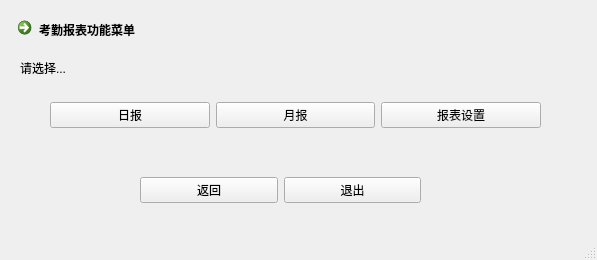
<?xml version="1.0" encoding="UTF-8"?>
<ui version="4.0">
 <class>addendanceRecord</class>
 <widget class="QMainWindow" name="addendanceRecord">
  <property name="geometry">
   <rect>
    <x>0</x>
    <y>0</y>
    <width>597</width>
    <height>260</height>
   </rect>
  </property>
  <property name="windowTitle">
   <string>MainWindow</string>
  </property>
  <widget class="QWidget" name="centralwidget">
   <widget class="QLabel" name="alert">
    <property name="geometry">
     <rect>
      <x>20</x>
      <y>60</y>
      <width>101</width>
      <height>16</height>
     </rect>
    </property>
    <property name="text">
     <string>请选择...</string>
    </property>
   </widget>
   <widget class="QCommandLinkButton" name="tittle">
    <property name="geometry">
     <rect>
      <x>10</x>
      <y>10</y>
      <width>185</width>
      <height>41</height>
     </rect>
    </property>
    <property name="text">
     <string>考勤报表功能菜单</string>
    </property>
   </widget>
   <widget class="QWidget" name="">
    <property name="geometry">
     <rect>
      <x>50</x>
      <y>90</y>
      <width>491</width>
      <height>51</height>
     </rect>
    </property>
    <layout class="QHBoxLayout" name="horizontalLayout">
     <item>
      <widget class="QPushButton" name="dayRecord">
       <property name="text">
        <string>日报</string>
       </property>
      </widget>
     </item>
     <item>
      <widget class="QPushButton" name="monthRecord">
       <property name="text">
        <string>月报</string>
       </property>
      </widget>
     </item>
     <item>
      <widget class="QPushButton" name="recordSetting">
       <property name="text">
        <string>报表设置</string>
       </property>
      </widget>
     </item>
    </layout>
   </widget>
   <widget class="QWidget" name="">
    <property name="geometry">
     <rect>
      <x>140</x>
      <y>170</y>
      <width>281</width>
      <height>41</height>
     </rect>
    </property>
    <layout class="QHBoxLayout" name="horizontalLayout_2">
     <item>
      <widget class="QPushButton" name="back">
       <property name="text">
        <string>返回</string>
       </property>
      </widget>
     </item>
     <item>
      <widget class="QPushButton" name="exit">
       <property name="text">
        <string>退出</string>
       </property>
      </widget>
     </item>
    </layout>
   </widget>
  </widget>
  <widget class="QMenuBar" name="menubar">
   <property name="geometry">
    <rect>
     <x>0</x>
     <y>0</y>
     <width>597</width>
     <height>21</height>
    </rect>
   </property>
  </widget>
  <widget class="QStatusBar" name="statusbar"/>
 </widget>
 <resources/>
 <connections/>
</ui>
